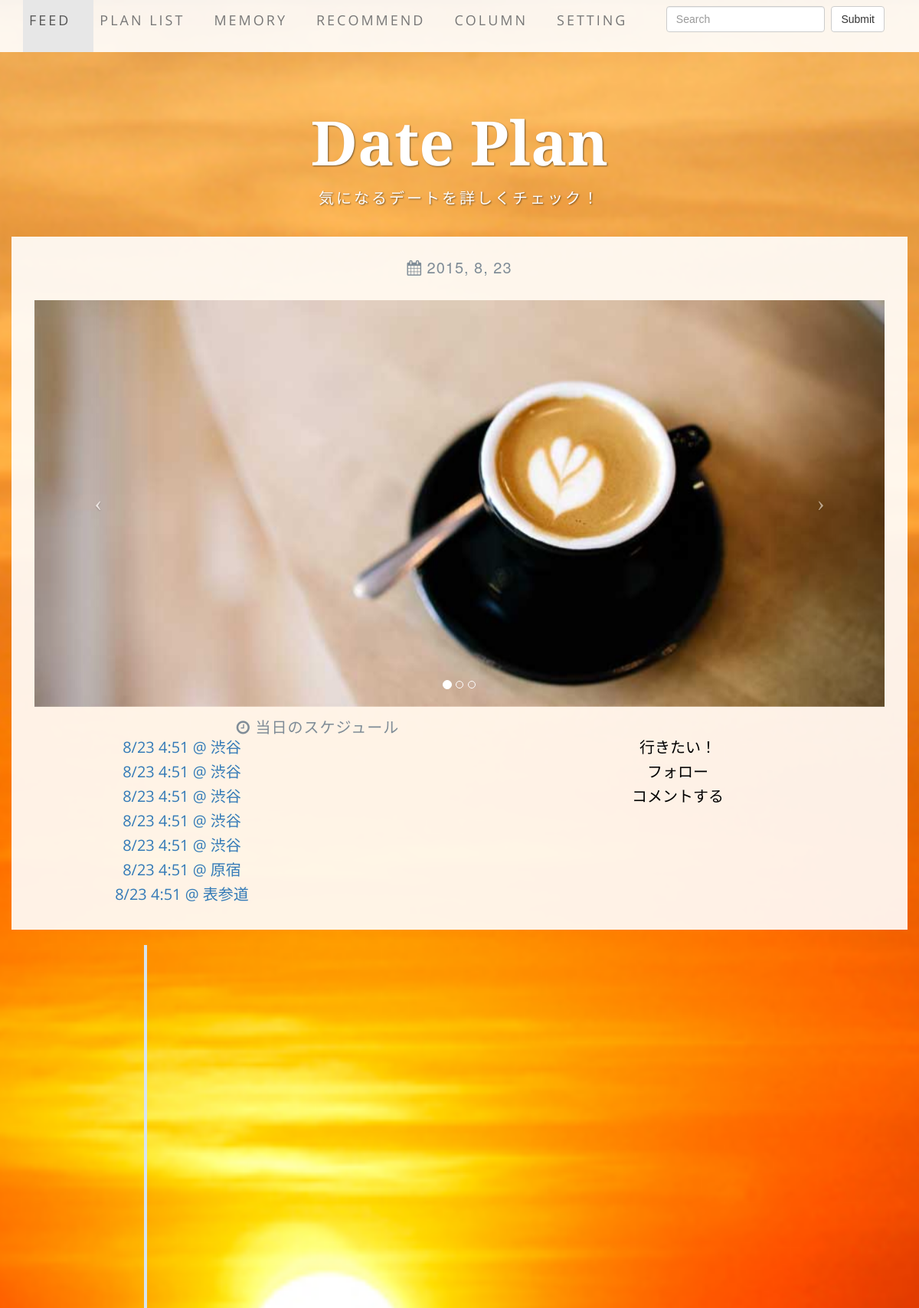
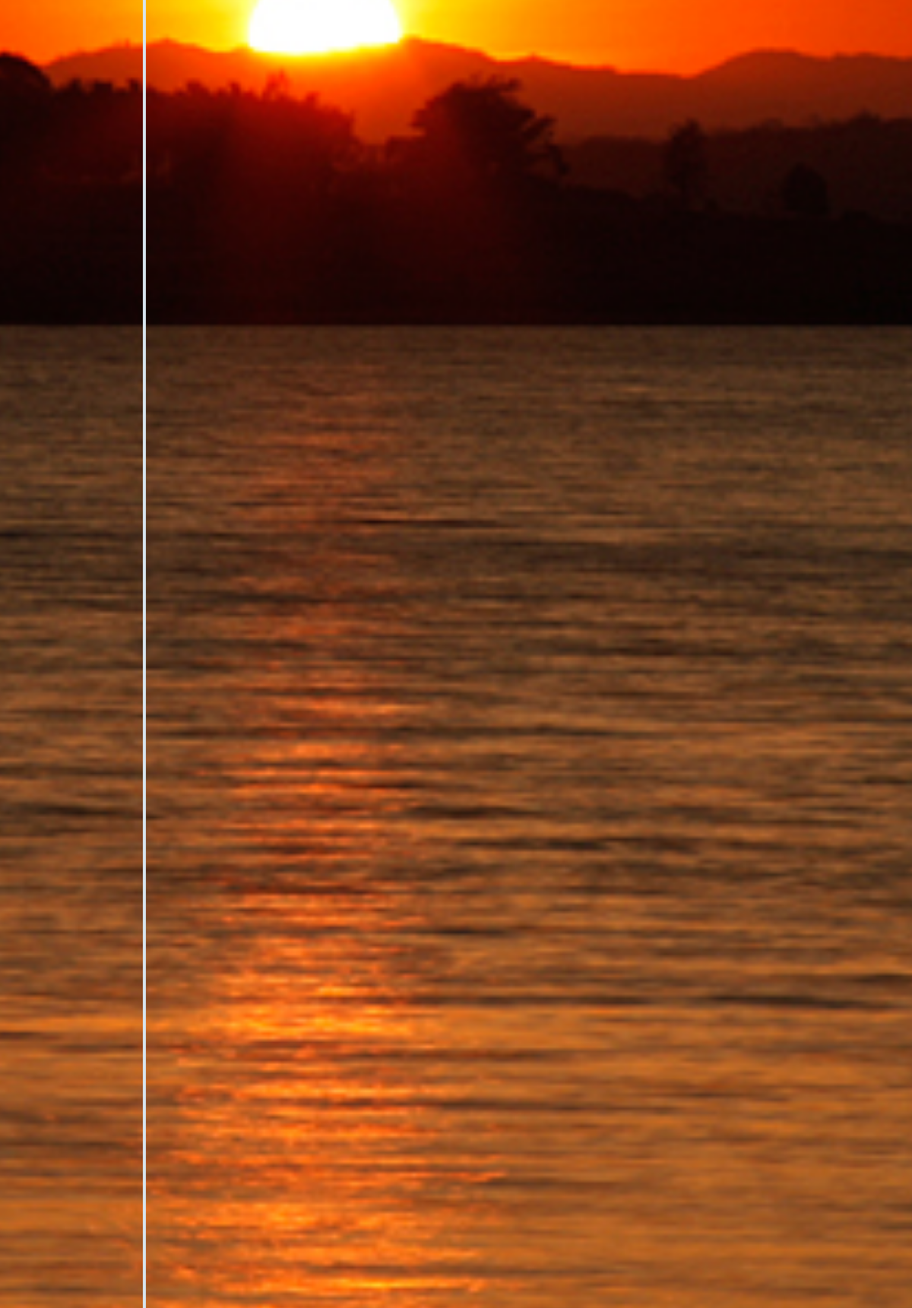
/datecourse.php (upper part), run on the app's committed database (2 pictures, top to bottom).
### tables this page shows
create table dates (
    id int not null auto_increment primary key,
    couple_id int not null,
    name varchar(255),
    description varchar(255),
    budget varchar(255),
    created datetime default null,
    modified datetime default null
);

create table posts(
    id int not null auto_increment primary key,
    date_id int not null,
    content varchar(255) not null,
    location varchar(255),
    created datetime default null,
    modified datetime default null
);

### function.php (called while the page is built, shortened)
<?php
function connectDb(){
  try {
    return new PDO(DSN, DB_USER, DB_PASSWORD);
  } catch (PDOException $e){
    echo $e->getMessage();
    exit;
  }
}
function getdatefromid($a) {
  $dbh = connectDb();
  $sql = "select * from dates where id = ".$a;
  $stmt = $dbh->query($sql);
  $date = $stmt->fetch(PDO::FETCH_ASSOC);
  return $date;
}
function getposts($a) {
  $dbh = connectDb();
  $sql = "select * from posts where date_id = ".$a." order by created";
  $stmt = $dbh->query($sql);
  $dates = $stmt->fetchAll(PDO::FETCH_ASSOC);
  return $dates;
}

### datecourse.php (the view, shortened to what this page needs)
<?
require_once('function.php');
if ($_GET['id']) {
    $date_id = $_GET['id'];
} else {
    $date_id = 1;
}
$posts = getposts($date_id);
$i = 0;
?>
<!DOCTYPE html>
<html lang="en">
<head>
    <link href="css/bootstrap.min.css" rel="stylesheet">
    <link rel="stylesheet" href="vertical-timeline/css/reset.css">
    <link rel="stylesheet" href="vertical-timeline/css/style.css">
    <link href="css/business-casual.css" rel="stylesheet">
    <link rel="stylesheet" href="font-awesome/css/font-awesome.min.css" type="text/css">
    </head>
    <body>
        <div class="brand">Date Plan</div>
        <div class="address-bar">気になるデートを詳しくチェック！</div>
        <nav class="navbar navbar-default navbar-fixed-top" role="navigation" >
            <div class="container">
                <div class="collapse navbar-collapse" id="bs-example-navbar-collapse-1">
                    <ul class="nav navbar-nav" style="width:100%;">
                        <li class="active">
                            <a href="index.php">Feed</a>
                        </li>
                        <li>
                            <a href="planlist.php">Plan List</a>
                        </li>
                        <li>
                            <a href="memory.php">Memory</a>
                        </li>
                        <li>
                            <a href="recommend.php">Recommend</a>
                        </li>
                        <li>
                            <a href="column.php">Column</a>
                        </li>
                        <li>
                            <a href="setting.php">Setting</a>
                        </li>
                        <li style="float:right;">
                            <form class="navbar-form navbar-left" role="search">
                                <div class="form-group">
                                    <input type="text" class="form-control" placeholder="Search">
                                </div>
                                <button type="submit" class="btn btn-default">Submit</button>
                            </form>
                        </li>
                    </ul>
                </div>
            </div>
        </nav>
        <div class="container">
            <div class="row">
                <div class="box">
                    <div class="col-lg-12 text-center">
                        <h1 class="intro-text text-center">
                            <i class="fa fa-calendar"></i>
                            <?php print date("Y, n, j", strtotime(getdatefromid($date_id)['created'])); ?>
                        </h1>
                <div id="carousel-example-generic" class="carousel slide">
                    <ol class="carousel-indicators hidden-xs">
                        <li data-target="#carousel-example-generic" data-slide-to="0" class="active"></li>
                        <li data-target="#carousel-example-generic" data-slide-to="1"></li>
                        <li data-target="#carousel-example-generic" data-slide-to="2"></li>
                    </ol>
                    <div class="carousel-inner">
                        <div class="item active">
                            <div class="imgOverlay">
                                <img class="img-responsive img-full" src="img/slide-1.jpg" alt="">
                            </div>
                        </div>
                    </div>
                    <a class="left carousel-control" href="#carousel-example-generic" data-slide="prev">
                        <span class="icon-prev"></span>
                    </a>
                    <a class="right carousel-control" href="#carousel-example-generic" data-slide="next">
                        <span class="icon-next"></span>
                    </a>
                </div>
                <div class="col-lg-8">
                    <h2 class="intro-text text-center">
                        <i class="fa fa-clock-o"></i>
                        当日のスケジュール
                    </h2>
                </div>
                <div class="col-lg-8">
                    <div class="col-sm-6">
                        <?php foreach($posts as $post) { ?>
                        <?php $i = $i + 1; ?>
                        <p><a href="#tweet<?php echo $i;?>"><?php print date("n/j G:i", strtotime($post['created']));?> @ <?php echo $post['location']; ?> </a></p>
                        <?php } ?>
                    </div>
                </div>
                <div class="col-lg-4">
                    <div class="col-sm-6">
                        <p>行きたい！</p>
                        <p>フォロー</p>
                        <p>コメントする</p>
                    </div>
                </div>
            </div>
        </div>
    </div>
    <section id="cd-timeline" class="cd-container">
        <?php foreach ($posts as $post) { ?>
        <div class="cd-timeline-block">
            <a href="https://www.google.com/">
                </a>
            </div>
            <?php } ?>
        </section>
    </div>
</body>
</html>

### vertical-timeline/css/style.css (style rules this page uses)
html * { -webkit-font-smoothing: antialiased; -moz-osx-font-smoothing: grayscale; }
*, *:after, *:before { -webkit-box-sizing: border-box; -moz-box-sizing: border-box; box-sizing: border-box; }
body { font-size: 100%; font-family: "Droid Serif", serif; color: #7f8c97; background-color: #e9f0f5; }
a { text-decoration: none; font-family: "Open Sans", sans-serif; }
img { max-width: 100%; }
h1, h2 { font-family: "Open Sans", sans-serif; font-weight: bold; }
.cd-container { width: 90%; max-width: 1170px; margin: 0 auto; }
.cd-container::after { content: ''; display: table; clear: both; }
#cd-timeline { position: relative; padding: 2em 0; margin-top: 0; margin-bottom: 2em; }
#cd-timeline::before { content: ''; position: absolute; top: 0; left: 18px; height: 100%; width: 4px; background: #d7e4ed; }
@media only screen and (min-width: 1170px) { #cd-timeline { margin-top: 0em; margin-bottom: 3em; } }
@media only screen and (min-width: 1170px) { #cd-timeline::before { left: 10%; margin-left: -2px; } }
.cd-timeline-block { position: relative; margin: 2em 0; }
.cd-timeline-block:after { content: ""; display: table; clear: both; }
.cd-timeline-block:first-child { margin-top: 0; }
@media only screen and (min-width: 1170px) { .cd-timeline-block { margin: 4em 0; } }
@media only screen and (min-width: 1170px) { .cd-timeline-block:first-child { margin-top: 0; } }

### css/business-casual.css (style rules this page uses)
body { font-family: "Open Sans","Helvetica Neue",Helvetica,Arial,sans-serif; background: url('../img/sunset.jpg') no-repeat center center fixed; -webkit-background-size: cover; -moz-background-size: cover; background-size: cover; -o-background-size: cover; }
h1, h2, h3, h4, h5, h6 { text-transform: uppercase; font-family: "Josefin Slab","Helvetica Neue",Helvetica,Arial,sans-serif; font-weight: 700; letter-spacing: 1px; }
p { font-size: 1.25em; line-height: 1.6; color: #000; }
.brand, .address-bar { display: none; }
.navbar-nav { text-transform: uppercase; font-weight: 400; letter-spacing: 3px; }
.img-full { min-width: 100%; }
.box { margin-bottom: 20px; padding: 30px 15px; background: #fff; background: rgba(255,255,255,0.9); }
.intro-text { text-transform: uppercase; font-size: 1.25em; font-weight: 400; letter-spacing: 1px; }
@media screen and (min-width:768px) { .brand { display: inherit; margin: 0; padding: 30px 0 10px; text-align: center; text-shadow: 1px 1px 2px rgba(0,0,0,0.5); font-family: "Josefin Slab","Helvetica Neue",Helvetica,Arial,sans-serif; font-size: 5em; font-weight: 700; line-height: normal; color: #fff; } }
@media screen and (min-width:768px) { .address-bar { display: inherit; margin: 0; padding: 0 0 40px; text-align: center; text-shadow: 1px 1px 2px rgba(0,0,0,0.5); text-transform: uppercase; font-size: 1.25em; font-weight: 400; letter-spacing: 3px; color: #fff; } }
@media screen and (min-width:768px) { .navbar { border-radius: 0; } }
@media screen and (min-width:768px) { .navbar { min-height: 0; } }
@media screen and (min-width:768px) { .navbar-default { border: none; background: #fff; background: rgba(255,255,255,0.9); } }
@media screen and (min-width:768px) { .nav>li>a { padding: 35px; } }
@media screen and (min-width:768px) { .navbar-nav>li>a { line-height: normal; } }
@media screen and (min-width:768px) { .navbar-nav { display: table; float: none; margin: 0 auto; table-layout: fixed; font-size: 1.25em; } }
@media screen and (min-width:1200px) { .box:after { content: ''; display: table; clear: both; } }
body { padding-top: 100px; padding-bottom: 60px; }
.navbar-nav > li > a { padding:14px 30px 30px 8px; font-size: 18px; }
body { font-family: 'ヒラギノ角ゴ Pro W3','Hiragino Kaku Gothic Pro','メイリオ',Meiryo,'ＭＳ Ｐゴシック',Osaka,sans-serif; }
a { text-decoration: none; }
.imgOverlay { position: relative; }

### data on the page
dates: created "2015, 8, 23"
posts: created "8/23 4:51", location "渋谷"
posts: created "8/23 4:51", location "渋谷"
posts: created "8/23 4:51", location "渋谷"
posts: created "8/23 4:51", location "渋谷"
posts: created "8/23 4:51", location "渋谷"
posts: created "8/23 4:51", location "原宿"
posts: created "8/23 4:51", location "表参道"
